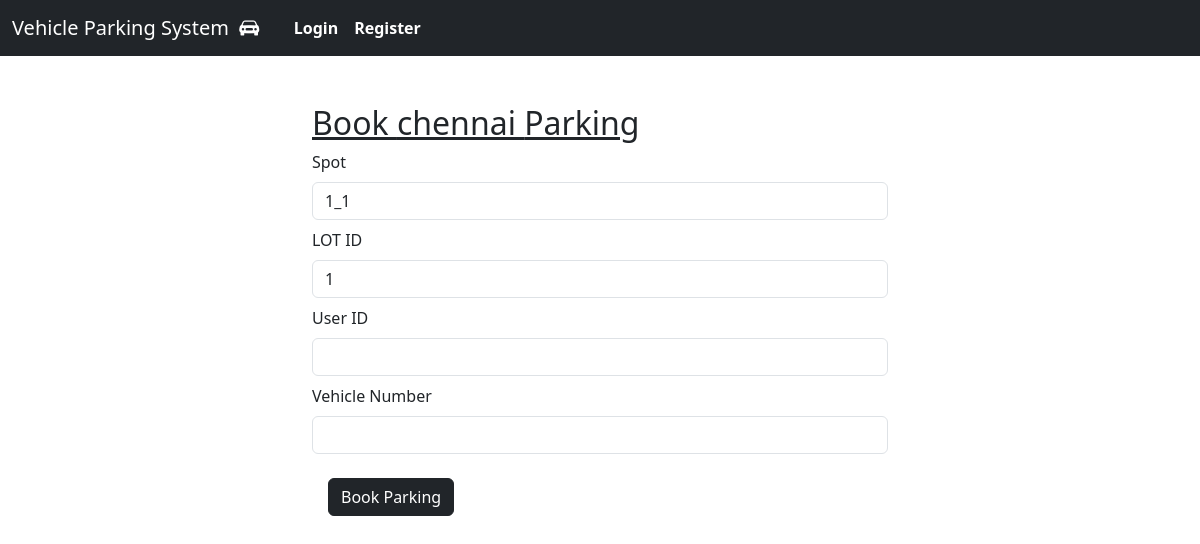
The page /book_parking/1 on the database as committed earlier.
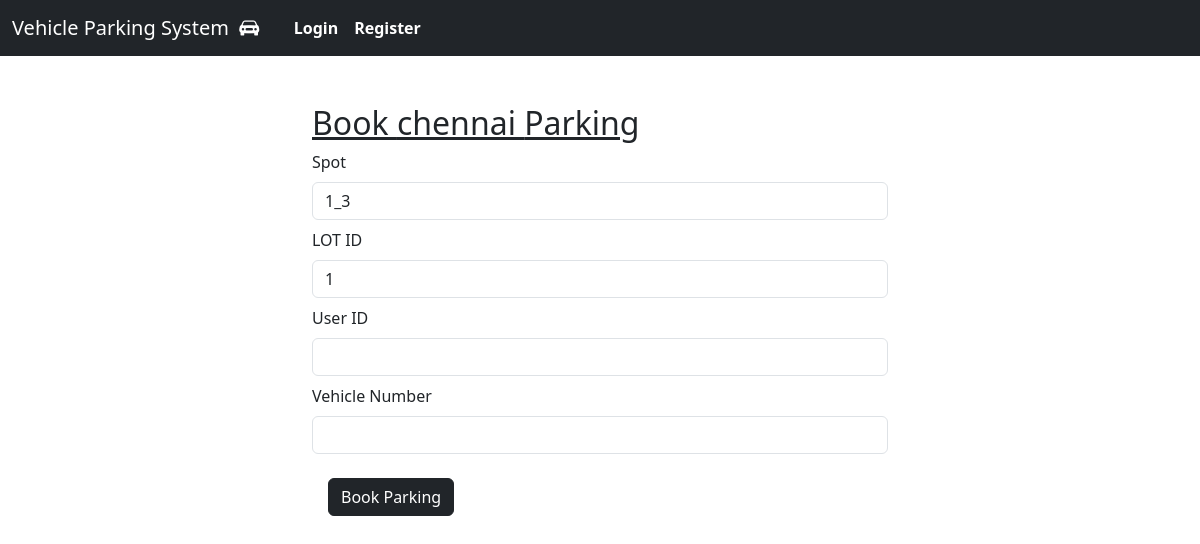
The same page on the database as committed later.
### controllers/models.py (models this page shows)
class ParkingSpot(db.Model):
    id = db.Column(db.Integer, primary_key=True, autoincrement=True)
    lot_id = db.Column(db.Integer, db.ForeignKey('parking_lot.id'), nullable=False)
    status = db.Column(db.String(1), nullable=False, default='A')
    spot = db.Column(db.String, nullable=False)

### controllers/general_routes.py (the view, shortened to what this page needs)
@app.route('/book_parking/<int:parking_lot_id>', methods=['GET', 'POST'])
def book_parking(parking_lot_id):
    parking_lot = ParkingLot.query.get_or_404(parking_lot_id)
    spot = ParkingSpot.query.filter_by(lot_id=parking_lot.id, status='A').first()
    if not spot:
        flash('No available parking spots in this lot.', 'error')
        return redirect(url_for('user_search_parking'))
    if not parking_lot:
        flash('Parking lot not found.', 'error')
        return redirect(url_for('user_search_parking'))
    return render_template('book_parking.html', parking_lot=parking_lot, spot=spot)

### templates/book_parking.html (shortened to what this page needs)
<!DOCTYPE html>
<html lang="en">
<head>
</head>
{% include 'index.html' %}
<body>
    {% block content %}
    <div class="container-fluid">
        <div class="row justify-content-center">
            <div class="col-6 m-3">
                <h2><u>Book {{ parking_lot.location }} Parking</u></h2>
                <form method="post" action="/book_parking/{{ parking_lot.id }}">
                    <div class="mb-2">
                        <label for="spot" class="form-label">Spot</label>
                        <input type="text" class="form-control" id="spot" name="spot" value="{{ spot.spot }}" required>
                    </div>
                    <div class="mb-2">
                        <label for="lot_id" class="form-label">LOT ID</label>
                        <input type="text" class="form-control" id="lot_id" name="lot_id" value="{{ parking_lot.id }}" required>
                    </div>
                    <div class="mb-2">
                        <label for="user_id" class="form-label">User ID</label>
                        <input type="text" class="form-control" id="user_id" name="user_id" value="{{ session['user_id'] }}" required>
                    </div>
                    <div class="mb-2">
                        <label for="vehicle_number" class="form-label">Vehicle Number</label>
                        <input type="text" class="form-control" id="vehicle_number" name="vehicle_number" required>
                    </div>
                    <button type="submit" class="btn btn-dark m-3">Book Parking</button>
                </form>
            </div>
        </div>
    </div>
    {%endblock%}
</body>
</html>

Rows that differ between the two databases and show on the page:
no longer on this page (row edited): ParkingSpot: spot "1_1"
now on this page (row unchanged): ParkingSpot: spot "1_3"
